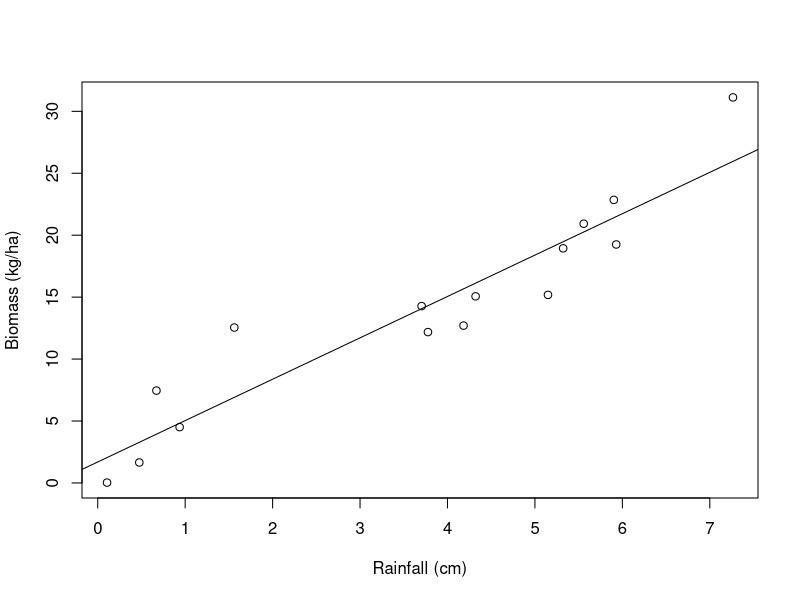
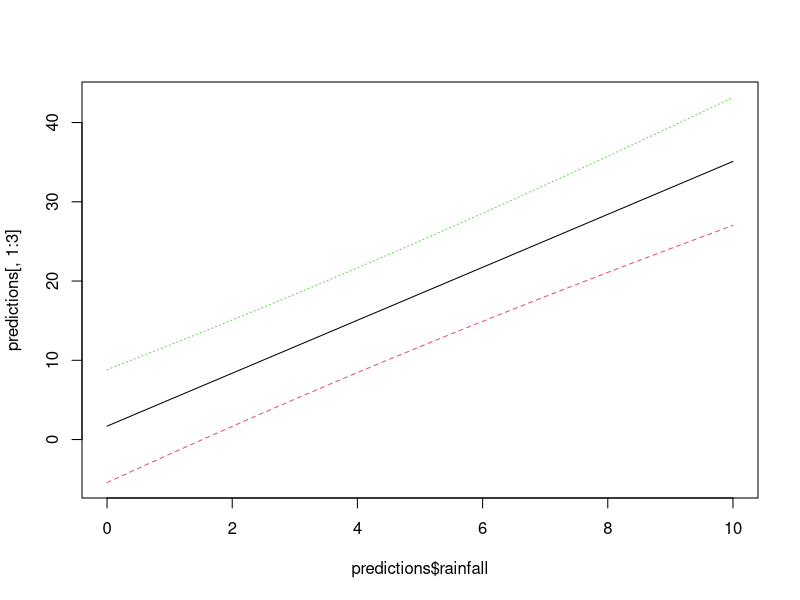
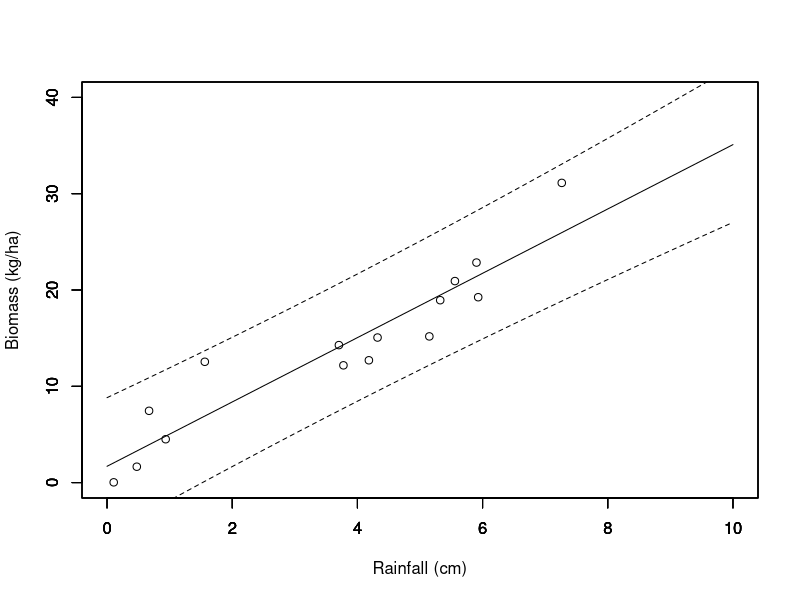

R code for these plots, in order:

#  NRES 710, Linear Regression (4)
#     University of Nevada, Reno
#     Linear regression - prediction  

# Read in the biomass data again, if necessary
datum <- read.csv("lecture_6_biomass_data.csv")

# Plot
plot(biomass ~ rainfall, data = datum, xlab = "Rainfall (cm)", ylab = "Biomass (kg/ha)")

# Regression
results <- lm(biomass ~ rainfall, data = datum)
abline(results)

# Examine the results 
summary(results)

# Make a prediction for when rainfall = 3 cm
1.69 + 3.34 * 3

# Examine the help file
help(predict.lm)

# Create predict data
datumPredict <- data.frame(rainfall = 3)
datumPredict

# Create a new object called predictions
predictions <- predict(results, datumPredict, interval = "prediction")
predictions

predictions[1,"upr"] - predictions[1,"fit"]

# Let's look at information about our data
summary(datum)
# Minimum rainfall was closer to 0, maximum was closer to 10. 
# Let's make predictions between 0 -- 10 cm of rainfall

# And let's try to make 20 predictions across this interval:
# 10 cm / 20 predictions = a prediction every 0.5 cm
xSequence <- seq(from = 0, to = 10, by = 0.5)
xSequence

# Turn this into a dataframe with a column called 'rainfall'
datumPredict <- data.frame(rainfall = xSequence)
datumPredict

# Make the predictions
predictions <- predict(results, datumPredict, interval = "prediction")

# Examine predictions
head(predictions)

# Make it a dataframe to make it easier to add data to it.
predictions <- as.data.frame(predictions)

# Add a new column called 'rainfall'
predictions$rainfall <- xSequence

# Examine
head(predictions)

# Very simple way to plot the prediction intervals
matplot(predictions$rainfall, predictions[,1:3], type = "l")

# Plot the data, but this time specify what the x- and y-limits are.
# This is important to make sure everything will fit on here.
plot(biomass ~ rainfall, data = datum, xlim = c(0, 10), ylim = c(0, 40), xlab = "Rainfall (cm)", ylab = "Biomass (kg/ha)")

# But now we have to add other data onto here, without erasing the original data.
# Specify the parameter: new = TRUE
par(new = TRUE)
plot(fit ~ rainfall, data = predictions, type = "l", xlim = c(0, 10), ylim = c(0, 40), ylab = "", xlab = "")
par(new = TRUE)
plot(lwr ~ rainfall, data = predictions, type = "l", xlim = c(0, 10), ylim = c(0, 40), ylab = "", xlab = "", lty=2)
par(new = TRUE)
plot(upr ~ rainfall, data = predictions, type = "l", xlim = c(0, 10), ylim = c(0, 40), ylab = "", xlab = "", lty=2)
